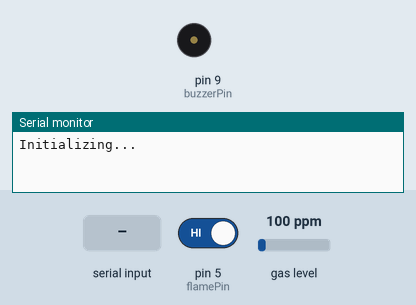
This sketch was run on a simulated Arduino Uno, built with avr-gcc and run on an emulated ATmega328P. On the bench: buzzer (waves = sounding, pin HIGH), the last lines printed to the serial monitor. The test bench sets the inputs (shaded band); at power-on: pin 5 (flamePin) HIGH, gas level 100 ppm. The modem accepts every AT command (registered, SIM ready, sends succeed) and sends nothing else.

Above: at 0.1 s.
At 3.7 s:
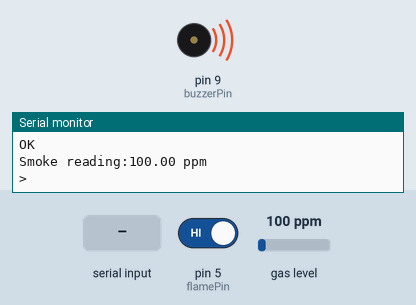
3.8 s: "1" received over the second serial link
Timing chart, 0 to 6.8 s (numbered marks = the images above; inputs shaded):
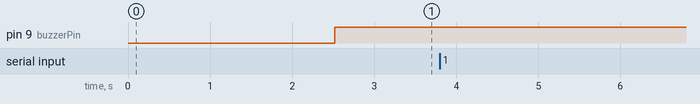

The sketch:

FireNSmokeSensorWithSIM800LV2.ino
```cpp
#include <SoftwareSerial.h>
#include <MQ2.h>

SoftwareSerial sim800(3, 2);

int buzzerPin = 9;
int flamePin = 5;
float smokeThreshold = 1.5;

int mq2Pin = A1;
MQ2 mq2(mq2Pin);
float smoke;
bool hasfire, hassmoke;

void setup() {
  Serial.begin(9600);  //begin serial com with arduino ide
  sim800.begin(9600);  //begin serial com with arduino and sim80l
  Serial.println("Initializing... ");
  delay(1000);

  sim800.println("AT");  //test if the sim800l is responding
  updateSerial();
  sim800.println("AT+CMGF=1");  //setting sms mode to text
  updateSerial();

  pinMode(buzzerPin, OUTPUT);
  pinMode(flamePin, INPUT);

  hasfire = false;
  hassmoke = false;

  mq2.begin();  //initializing mq2 sensor
}

void loop() {
  //read value from the sensors
  int flameValue = digitalRead(flamePin);
  smoke = mq2.readSmoke();

  //print the smoke reading to the serial monitor
  Serial.print("Smoke reading:");
  Serial.print(smoke, 2);  //print 2 decimals
  Serial.println(" ppm");

  if (flameValue == LOW) {
    digitalWrite(buzzerPin, HIGH);
    hasfire = true;
    sendSMS("Fire detected!");
  }  //end of flamevalue if

  else if (smoke > smokeThreshold) {
    digitalWrite(buzzerPin, HIGH);
    hassmoke = true;
    sendSMS("Smoke detected!");
  }  //end of smoke else if

  else {
    digitalWrite(buzzerPin, LOW);
    hasfire = false;
    hassmoke = false;
  }  //end of else buzzer off

  if (hassmoke || hasfire) {
    delay(10000);
  }  //end of hassmoke or hassfire

  else { delay(2500); }  //end of else
}


void sendSMS(String message) {
  sim800.println("AT+CMGS=\"+639215740858\"");  //command send sms to number
  updateSerial();
  sim800.print(message);  //message content
  updateSerial();
  sim800.write(26);  //end sms command with ctrl z
  updateSerial();
}  //end of void sendsms


void updateSerial() {
  delay(500);
  while (Serial.available()) {
    sim800.write(Serial.read());
  }  //end of while serial available

  while (sim800.available()) {
    Serial.write(sim800.read());
  }  //end of while sim800 available

}  //end of update serial
```
